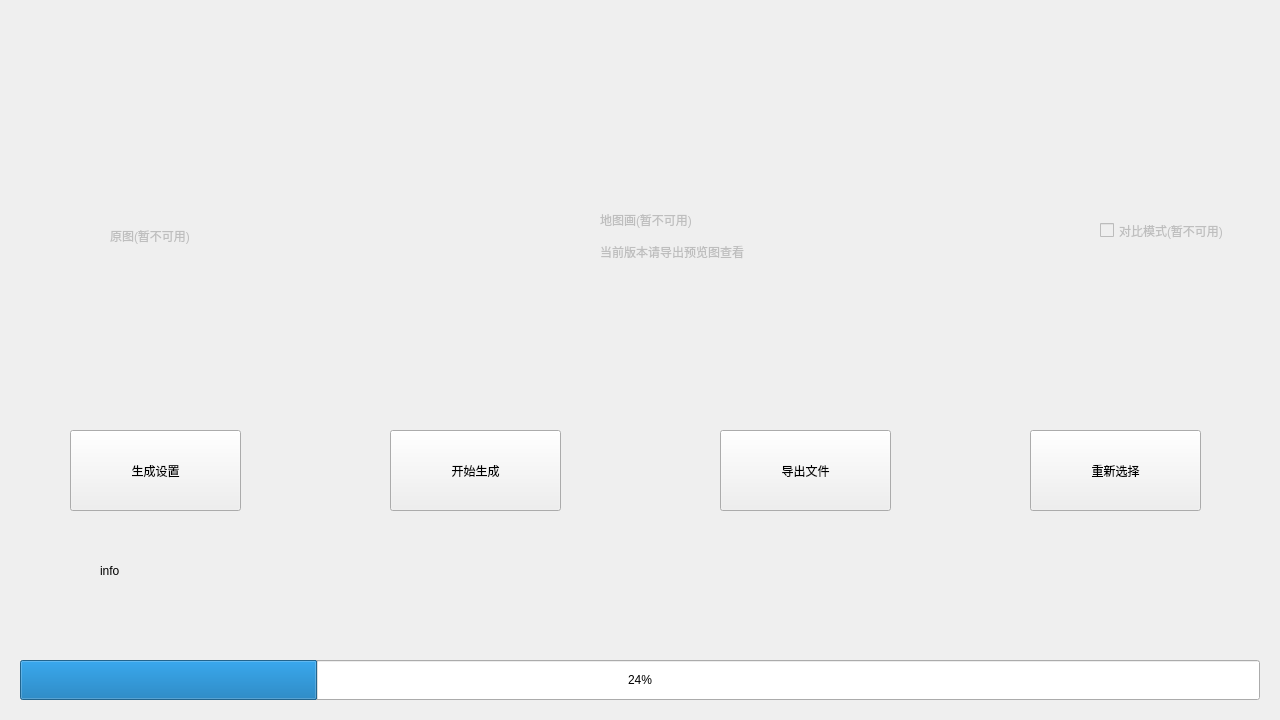
<?xml version="1.0" encoding="UTF-8"?>
<ui version="4.0">
 <class>MEditForm</class>
 <widget class="QWidget" name="MEditForm">
  <property name="geometry">
   <rect>
    <x>0</x>
    <y>0</y>
    <width>1280</width>
    <height>720</height>
   </rect>
  </property>
  <property name="windowTitle">
   <string>Form</string>
  </property>
  <widget class="QToolButton" name="settingButton">
   <property name="geometry">
    <rect>
     <x>70</x>
     <y>430</y>
     <width>171</width>
     <height>81</height>
    </rect>
   </property>
   <property name="text">
    <string>生成设置</string>
   </property>
  </widget>
  <widget class="QToolButton" name="generateButton">
   <property name="geometry">
    <rect>
     <x>390</x>
     <y>430</y>
     <width>171</width>
     <height>81</height>
    </rect>
   </property>
   <property name="text">
    <string>开始生成</string>
   </property>
  </widget>
  <widget class="QToolButton" name="outputButton">
   <property name="geometry">
    <rect>
     <x>720</x>
     <y>430</y>
     <width>171</width>
     <height>81</height>
    </rect>
   </property>
   <property name="text">
    <string>导出文件</string>
   </property>
  </widget>
  <widget class="QToolButton" name="selectButton">
   <property name="geometry">
    <rect>
     <x>1030</x>
     <y>430</y>
     <width>171</width>
     <height>81</height>
    </rect>
   </property>
   <property name="text">
    <string>重新选择</string>
   </property>
  </widget>
  <widget class="QLabel" name="Info">
   <property name="geometry">
    <rect>
     <x>100</x>
     <y>510</y>
     <width>1071</width>
     <height>121</height>
    </rect>
   </property>
   <property name="text">
    <string>info</string>
   </property>
  </widget>
  <widget class="QProgressBar" name="progressBar">
   <property name="geometry">
    <rect>
     <x>20</x>
     <y>660</y>
     <width>1240</width>
     <height>40</height>
    </rect>
   </property>
   <property name="value">
    <number>24</number>
   </property>
  </widget>
  <widget class="QCheckBox" name="compare">
   <property name="enabled">
    <bool>false</bool>
   </property>
   <property name="geometry">
    <rect>
     <x>1100</x>
     <y>200</y>
     <width>161</width>
     <height>61</height>
    </rect>
   </property>
   <property name="text">
    <string>对比模式(暂不可用)</string>
   </property>
  </widget>
  <widget class="QLabel" name="oldImg">
   <property name="enabled">
    <bool>false</bool>
   </property>
   <property name="geometry">
    <rect>
     <x>110</x>
     <y>90</y>
     <width>421</width>
     <height>291</height>
    </rect>
   </property>
   <property name="text">
    <string>原图(暂不可用)</string>
   </property>
  </widget>
  <widget class="QLabel" name="newImg">
   <property name="enabled">
    <bool>false</bool>
   </property>
   <property name="geometry">
    <rect>
     <x>600</x>
     <y>90</y>
     <width>421</width>
     <height>291</height>
    </rect>
   </property>
   <property name="text">
    <string>地图画(暂不可用)

当前版本请导出预览图查看</string>
   </property>
  </widget>
 </widget>
 <resources/>
 <connections/>
</ui>
